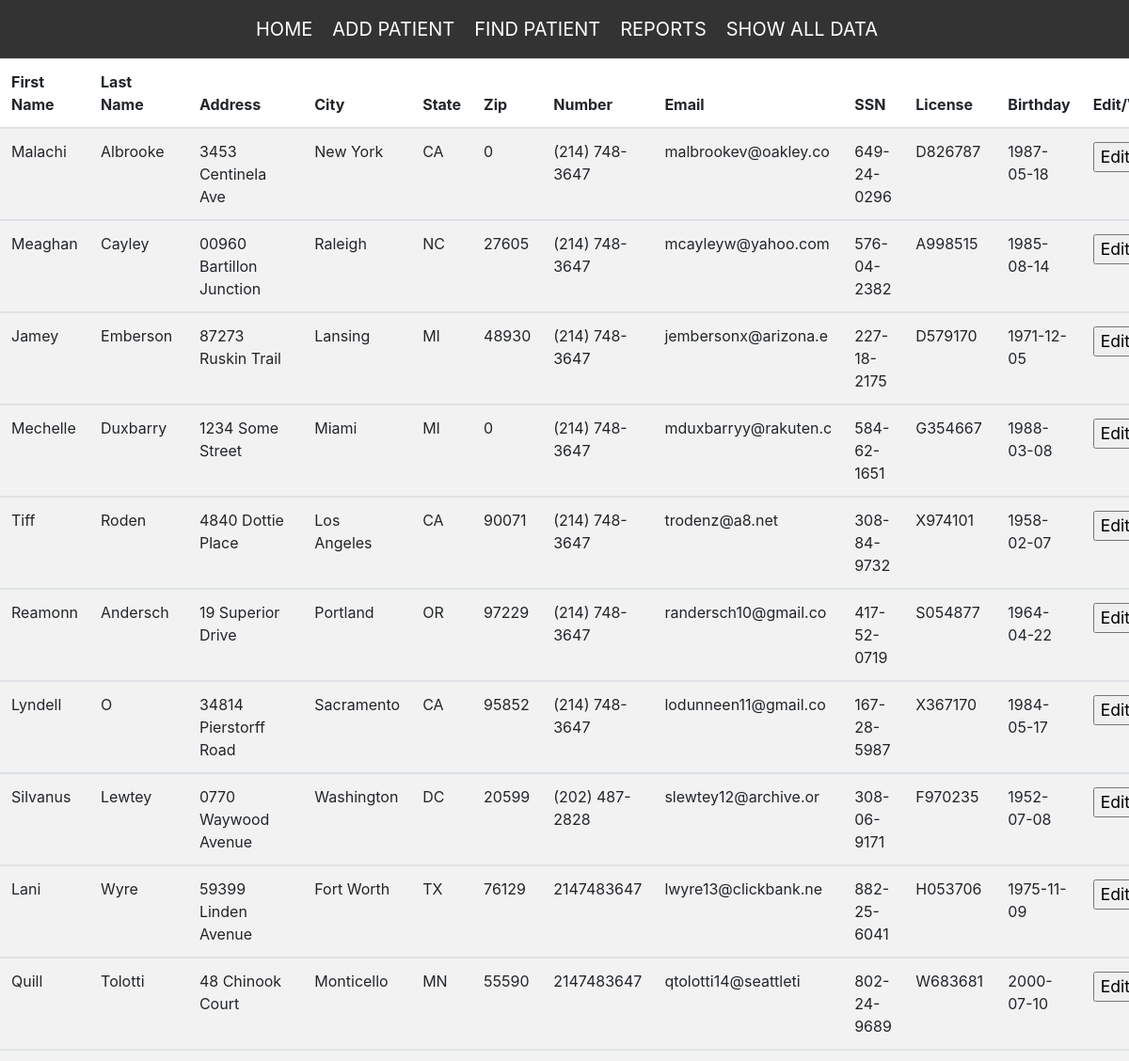
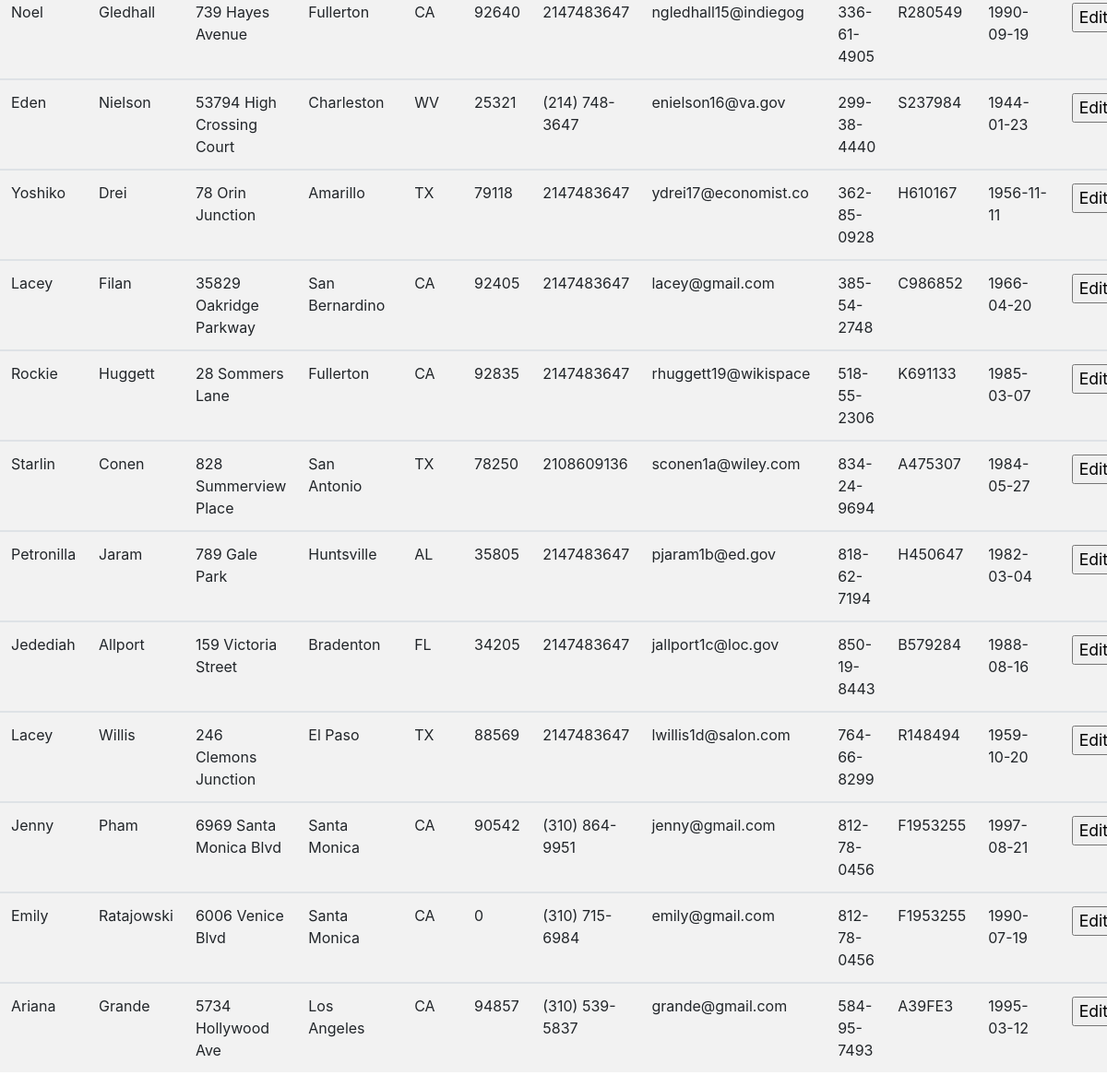
Page /Table_Query/index.php on the committed database (2 pictures, top to bottom).
### tables this page shows
CREATE TABLE IF NOT EXISTS `patients` (
  `customer_id` int(11) NOT NULL AUTO_INCREMENT,
  `first_name` varchar(30) DEFAULT NULL,
  `last_name` varchar(15) DEFAULT NULL,
  `address` varchar(30) DEFAULT NULL,
  `city` varchar(30) DEFAULT NULL,
  `state` varchar(20) DEFAULT NULL,
  `zip` int(11) DEFAULT NULL,
  `phone_number` varchar(14) DEFAULT NULL,
  `email` varchar(20) DEFAULT NULL,
  `ssn` varchar(11) DEFAULT NULL,
  `license` varchar(30) DEFAULT NULL,
  `birthday` date DEFAULT NULL,
  `sex` varchar(10) DEFAULT NULL,
  `employer` varchar(30) DEFAULT NULL,
  `occupation` varchar(30) DEFAULT NULL,
  `notes` varchar(200) DEFAULT NULL,
  `created_at` datetime DEFAULT NULL,
  PRIMARY KEY (`customer_id`)
);

### Table_Query/index.php (the view, shortened to what this page needs)
<?php
$conn = mysqli_connect("localhost",'root','','acupuncture');
$sql = "SELECT * FROM patients";
$result = mysqli_query($conn,$sql);
?>
<!DOCTYPE html>
<html>
<head>
    <link href = "/Global_CSS/global.css" type = "text/css" rel = "stylesheet" />
    <link href = "table_query.css" type = "text/css" rel = "stylesheet" />
    <link rel="stylesheet" href="https://stackpath.bootstrapcdn.com/font-awesome/4.7.0/css/font-awesome.min.css">
    <link href='/lib/bootstrap.min.css' rel="stylesheet" />
</head>
<body>
    <body>
    <nav class="navbar navbar-expand-lg navbar-light bglight">
        <div class="collapse navbar-collapse" id="navbarSupportedContent">
            <ul class="navbar-nav justify-content-between">
                <li class="nav-item"><a class="nav-link" href = "/index.php">Home</a></li>
                <li class="nav-item"><a class="nav-link" href="/Add_Patient/index.php">Add Patient</a></li>
                <li class="nav-item"><a class="nav-link" href = "/Find_Patient/index.php">Find Patient</a></li>
                <li class="nav-item"><a class="nav-link" href="/Reports/index.php">Reports</a></li>
                <li class="nav-item"><a class="nav-link" href = "#home">Show All Data</a></li>
            </ul>
        </div>
    </nav>
    <div class="table-responsive">
        <table class = "table table-striped">
            <thead>
                <tr>
                    <th>First Name</th>
                    <th>Last Name</th>
                    <th>Address</th>
                    <th>City</th>
                    <th>State</th>
                    <th>Zip</th>
                    <th>Number</th>
                    <th>Email</th>
                    <th>SSN</th>
                    <th>License</th>
                    <th>Birthday</th>
                    <th>Edit/View?</th>
                </tr>
            </thead>
<?php
while ($patients = mysqli_fetch_array($result))
{
    echo "<tbody>";
    echo "<tr>";
    echo "<td>".$patients['first_name']."</td>";
    echo "<td>".$patients['last_name']."</td>";
    echo "<td>".$patients['address']."</td>";
    echo "<td>".$patients['city']."</td>";
    echo "<td>".$patients['state']."</td>";
    echo "<td>".$patients['zip']."</td>";
    echo "<td>".$patients['phone_number']."</td>";
    echo "<td>".$patients['email']."</td>";
    echo "<td>".$patients['ssn']."</td>";
    echo "<td>".$patients['license']."</td>";
    echo "<td>".$patients['birthday']."</td>";
    echo "<td><form action='/Edit_Patient/index.php' method='POST'>
          <input type='hidden' name='customer_id' value='".$patients["customer_id"]."'/>
          <input type='submit' name='edit' value='Edit/View' /></form></td>";
    echo "</tr>";
}
    echo "</tbody>
          </table>
          </div>";
?>
</body>
</html>

### Global_CSS/global.css (style rules this page uses)
.navbar, .navbar-brand { font-size: 20px; text-transform: uppercase; }
.navbar,.navbar-expand-lg,.navbar-light,.bglight { background-color: #333 !important; }
.navbar-light .navbar-nav .nav-link { color: white !important; }
.navbar-nav { margin: auto !important; display: flex; justify-content: space-between; }
li { margin-left: 5px; }
input[type="submit"] { margin-top: 1.5px; font-size:1.1em; }

### rows in the picture
patients: first_name "Malachi", last_name "Albrooke", address "3453 Centinela Ave", city "New York", state "CA", zip "0", phone_number "(214) 748-3647", email "malbrookev@oakley.co", ssn "649-24-0296", license "D826787", birthday "1987-05-18"
patients: first_name "Meaghan", last_name "Cayley", address "00960 Bartillon Junction", city "Raleigh", state "NC", zip "27605", phone_number "(214) 748-3647", email "mcayleyw@yahoo.com", ssn "576-04-2382", license "A998515", birthday "1985-08-14"
patients: first_name "Jamey", last_name "Emberson", address "87273 Ruskin Trail", city "Lansing", state "MI", zip "48930", phone_number "(214) 748-3647", email "jembersonx@arizona.e", ssn "227-18-2175", license "D579170", birthday "1971-12-05"
patients: first_name "Mechelle", last_name "Duxbarry", address "1234 Some Street", city "Miami", state "MI", zip "0", phone_number "(214) 748-3647", email "mduxbarryy@rakuten.c", ssn "584-62-1651", license "G354667", birthday "1988-03-08"
patients: first_name "Tiff", last_name "Roden", address "4840 Dottie Place", city "Los Angeles", state "CA", zip "90071", phone_number "(214) 748-3647", email "trodenz@a8.net", ssn "308-84-9732", license "X974101", birthday "1958-02-07"
patients: first_name "Reamonn", last_name "Andersch", address "19 Superior Drive", city "Portland", state "OR", zip "97229", phone_number "(214) 748-3647", email "randersch10@gmail.co", ssn "417-52-0719", license "S054877", birthday "1964-04-22"
patients: first_name "Lyndell", last_name "O", address "34814 Pierstorff Road", city "Sacramento", state "CA", zip "95852", phone_number "(214) 748-3647", email "lodunneen11@gmail.co", ssn "167-28-5987", license "X367170", birthday "1984-05-17"
patients: first_name "Silvanus", last_name "Lewtey", address "0770 Waywood Avenue", city "Washington", state "DC", zip "20599", phone_number "(202) 487-2828", email "slewtey12@archive.or", ssn "308-06-9171", license "F970235", birthday "1952-07-08"
patients: first_name "Lani", last_name "Wyre", address "59399 Linden Avenue", city "Fort Worth", state "TX", zip "76129", phone_number "2147483647", email "lwyre13@clickbank.ne", ssn "882-25-6041", license "H053706", birthday "1975-11-09"
patients: first_name "Quill", last_name "Tolotti", address "48 Chinook Court", city "Monticello", state "MN", zip "55590", phone_number "2147483647", email "qtolotti14@seattleti", ssn "802-24-9689", license "W683681", birthday "2000-07-10"
patients: first_name "Noel", last_name "Gledhall", address "739 Hayes Avenue", city "Fullerton", state "CA", zip "92640", phone_number "2147483647", email "ngledhall15@indiegog", ssn "336-61-4905", license "R280549", birthday "1990-09-19"
patients: first_name "Eden", last_name "Nielson", address "53794 High Crossing Court", city "Charleston", state "WV", zip "25321", phone_number "(214) 748-3647", email "enielson16@va.gov", ssn "299-38-4440", license "S237984", birthday "1944-01-23"
patients: first_name "Yoshiko", last_name "Drei", address "78 Orin Junction", city "Amarillo", state "TX", zip "79118", phone_number "2147483647", email "ydrei17@economist.co", ssn "362-85-0928", license "H610167", birthday "1956-11-11"
patients: first_name "Lacey", last_name "Filan", address "35829 Oakridge Parkway", city "San Bernardino", state "CA", zip "92405", phone_number "2147483647", email "lacey@gmail.com", ssn "385-54-2748", license "C986852", birthday "1966-04-20"
patients: first_name "Rockie", last_name "Huggett", address "28 Sommers Lane", city "Fullerton", state "CA", zip "92835", phone_number "2147483647", email "rhuggett19@wikispace", ssn "518-55-2306", license "K691133", birthday "1985-03-07"
patients: first_name "Starlin", last_name "Conen", address "828 Summerview Place", city "San Antonio", state "TX", zip "78250", phone_number "2108609136", email "sconen1a@wiley.com", ssn "834-24-9694", license "A475307", birthday "1984-05-27"
patients: first_name "Petronilla", last_name "Jaram", address "789 Gale Park", city "Huntsville", state "AL", zip "35805", phone_number "2147483647", email "pjaram1b@ed.gov", ssn "818-62-7194", license "H450647", birthday "1982-03-04"
patients: first_name "Jedediah", last_name "Allport", address "159 Victoria Street", city "Bradenton", state "FL", zip "34205", phone_number "2147483647", email "jallport1c@loc.gov", ssn "850-19-8443", license "B579284", birthday "1988-08-16"
patients: first_name "Lacey", last_name "Willis", address "246 Clemons Junction", city "El Paso", state "TX", zip "88569", phone_number "2147483647", email "lwillis1d@salon.com", ssn "764-66-8299", license "R148494", birthday "1959-10-20"
patients: first_name "Jenny", last_name "Pham", address "6969 Santa Monica Blvd", city "Santa Monica", state "CA", zip "90542", phone_number "(310) 864-9951", email "jenny@gmail.com", ssn "812-78-0456", license "F1953255", birthday "1997-08-21"
patients: first_name "Emily", last_name "Ratajowski", address "6006 Venice Blvd", city "Santa Monica", state "CA", zip "0", phone_number "(310) 715-6984", email "emily@gmail.com", ssn "812-78-0456", license "F1953255", birthday "1990-07-19"
patients: first_name "Ariana", last_name "Grande", address "5734 Hollywood Ave", city "Los Angeles", state "CA", zip "94857", phone_number "(310) 539-5837", email "grande@gmail.com", ssn "584-95-7493", license "A39FE3", birthday "1995-03-12"
